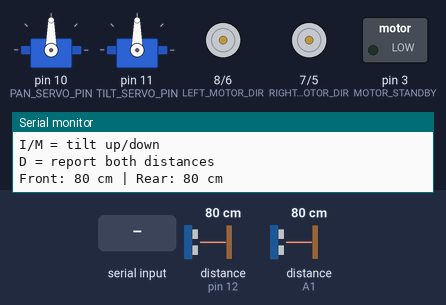
A sketch run on a simulated Arduino Uno, built with avr-gcc and run on an emulated ATmega328P. On the bench: 2 × servo, direction and speed pins drawn as motors (green arrow = direction pin HIGH = forward, orange = LOW = backward, longer = more drive, stopped while the standby pin is LOW), switched loads named in the sketch (green lamp = pin HIGH), the last lines printed to the serial monitor. Wiring (inferred from the names in the program): 2 × ultrasonic range finder: trigger pin 13, echo pin 12 / trigger A0, echo A1. Inputs (shaded band) come from the test bench; at power-on: distance to the obstacle (sensors on pin 12, A1) 80 cm. The echo pulse lasts 58.3 µs per cm; pins used as bus, display or sensor lines are not drawn.

Above: at 1.9 s.
2.0 s: "F" received over Serial
At 2.15 s:
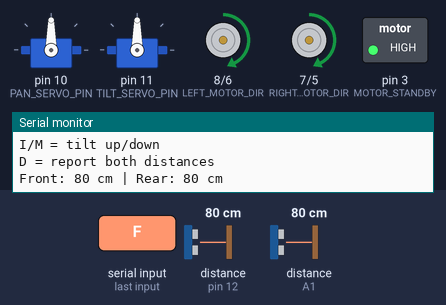
3.8 s: "B" received over Serial
At 3.95 s:
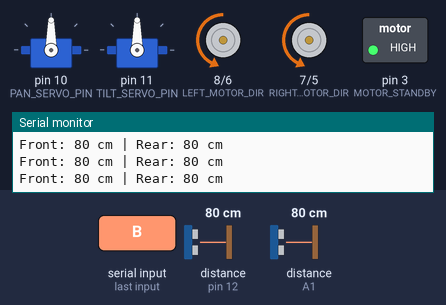
5.6 s: "L" received over Serial
At 5.75 s:
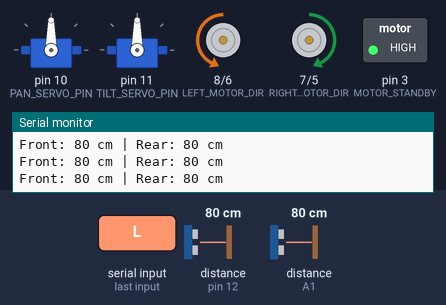
7.4 s: "R" received over Serial
At 7.55 s:
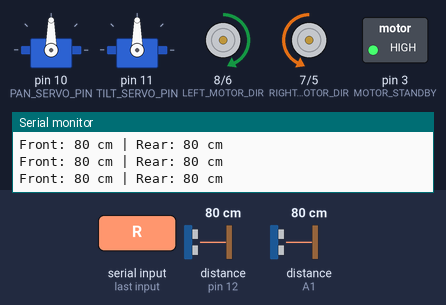
9.2 s: "J" received over Serial
At 10.4 s:
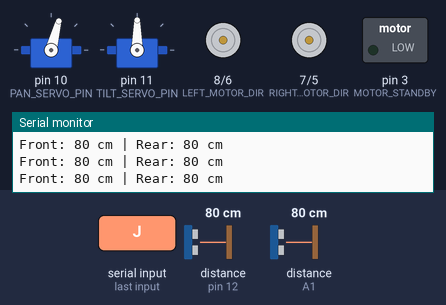
10.7 s: "K" received over Serial
At 11.7 s:
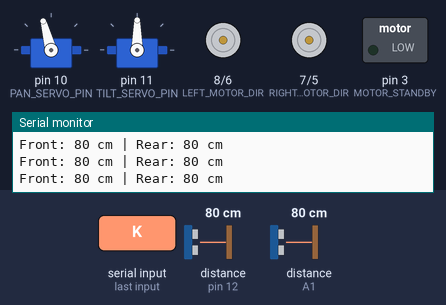
Timing chart, 0 to 13.2 s (numbered marks = the images above; inputs shaded):
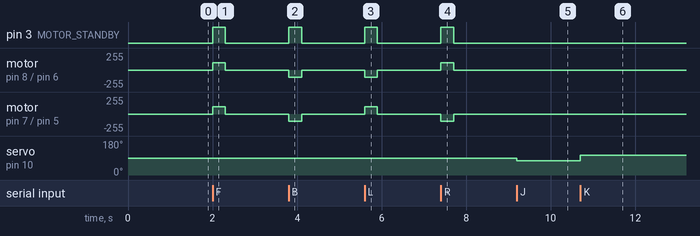

Measured:
- after the input at 2.0 s, pin 3 (MOTOR_STANDBY): LOW → HIGH at once, → LOW 0.30 s later; motor on pin 8 (LEFT_MOTOR_DIR) / pin 6 (LEFT_MOTOR_PWM), motor on pin 7 (RIGHT_MOTOR_DIR) / pin 5 (RIGHT_MOTOR_PWM): stopped → forward 110/255 at once, → stopped 0.30 s later
- after the input at 3.8 s, pin 3 (MOTOR_STANDBY): LOW → HIGH at once, → LOW 0.30 s later; motor on pin 8 (LEFT_MOTOR_DIR) / pin 6 (LEFT_MOTOR_PWM), motor on pin 7 (RIGHT_MOTOR_DIR) / pin 5 (RIGHT_MOTOR_PWM): stopped → backward 110/255 at once, → stopped 0.30 s later
- after the input at 5.6 s, pin 3 (MOTOR_STANDBY): LOW → HIGH at once, → LOW 0.30 s later; motor on pin 8 (LEFT_MOTOR_DIR) / pin 6 (LEFT_MOTOR_PWM): stopped → backward 110/255 at once, → stopped 0.30 s later; motor on pin 7 (RIGHT_MOTOR_DIR) / pin 5 (RIGHT_MOTOR_PWM): stopped → forward 110/255 at once, → stopped 0.30 s later
- after the input at 7.4 s, pin 3 (MOTOR_STANDBY): LOW → HIGH at once, → LOW 0.30 s later; motor on pin 8 (LEFT_MOTOR_DIR) / pin 6 (LEFT_MOTOR_PWM): stopped → forward 110/255 at once, → stopped 0.30 s later; motor on pin 7 (RIGHT_MOTOR_DIR) / pin 5 (RIGHT_MOTOR_PWM): stopped → backward 110/255 at once, → stopped 0.30 s later
- after the input at 9.2 s, servo on pin 10 (PAN_SERVO_PIN): 90° → 75° at once
- after the input at 10.7 s, servo on pin 10 (PAN_SERVO_PIN): 75° → 105° at once

The sketch:

IndoorSecurityRover.ino
```cpp
#include <Servo.h>

// Indoor Security Rover - controlled hardware test
// ELEGOO Smart Robot Car V4.0 shield pin assignments.

// Motor driver pins
const uint8_t RIGHT_MOTOR_PWM = 5;
const uint8_t LEFT_MOTOR_PWM  = 6;
const uint8_t RIGHT_MOTOR_DIR = 7;
const uint8_t LEFT_MOTOR_DIR  = 8;
const uint8_t MOTOR_STANDBY   = 3;

// Pan-tilt servo pins
const uint8_t PAN_SERVO_PIN  = 10;
const uint8_t TILT_SERVO_PIN = 11;

// Front ultrasonic sensor (shield ultrasonic connector)
const uint8_t FRONT_TRIG_PIN = 13;
const uint8_t FRONT_ECHO_PIN = 12;

// Rear ultrasonic sensor (unused line-tracking inputs)
const uint8_t REAR_TRIG_PIN = A0;
const uint8_t REAR_ECHO_PIN = A1;

// Conservative starting values
const uint8_t TEST_SPEED = 110;
const unsigned long MOTOR_TEST_TIME_MS = 300;
const uint16_t FRONT_STOP_DISTANCE_CM = 25;
const uint16_t REAR_STOP_DISTANCE_CM = 20;

Servo panServo;
Servo tiltServo;

unsigned long lastDistanceReport = 0;

uint16_t readDistanceCm(uint8_t triggerPin, uint8_t echoPin)
{
  digitalWrite(triggerPin, LOW);
  delayMicroseconds(2);
  digitalWrite(triggerPin, HIGH);
  delayMicroseconds(10);
  digitalWrite(triggerPin, LOW);

  const unsigned long duration = pulseIn(echoPin, HIGH, 20000UL);

  // Zero means no echo was received. Treat that as invalid, not clear.
  if (duration == 0) {
    return 0;
  }

  return static_cast<uint16_t>(duration / 58UL);
}

void stopMotors()
{
  analogWrite(RIGHT_MOTOR_PWM, 0);
  analogWrite(LEFT_MOTOR_PWM, 0);
  digitalWrite(MOTOR_STANDBY, LOW);
}

void driveMotors(int16_t leftSpeed, int16_t rightSpeed)
{
  const uint8_t leftPwm = constrain(abs(leftSpeed), 0, 255);
  const uint8_t rightPwm = constrain(abs(rightSpeed), 0, 255);

  if (leftPwm == 0 && rightPwm == 0) {
    stopMotors();
    return;
  }

  digitalWrite(MOTOR_STANDBY, HIGH);
  digitalWrite(LEFT_MOTOR_DIR, leftSpeed >= 0 ? HIGH : LOW);
  digitalWrite(RIGHT_MOTOR_DIR, rightSpeed >= 0 ? HIGH : LOW);
  analogWrite(LEFT_MOTOR_PWM, leftPwm);
  analogWrite(RIGHT_MOTOR_PWM, rightPwm);
}

void runMotorPulse(int16_t leftSpeed, int16_t rightSpeed)
{
  driveMotors(leftSpeed, rightSpeed);
  delay(MOTOR_TEST_TIME_MS);
  stopMotors();
}

void reportDistances()
{
  const uint16_t frontDistance = readDistanceCm(FRONT_TRIG_PIN, FRONT_ECHO_PIN);

  // Prevent the rear sensor from hearing the front sensor's pulse.
  delay(50);

  const uint16_t rearDistance = readDistanceCm(REAR_TRIG_PIN, REAR_ECHO_PIN);

  Serial.print(F("Front: "));
  if (frontDistance == 0) {
    Serial.print(F("no echo"));
  } else {
    Serial.print(frontDistance);
    Serial.print(F(" cm"));
  }

  Serial.print(F(" | Rear: "));
  if (rearDistance == 0) {
    Serial.println(F("no echo"));
  } else {
    Serial.print(rearDistance);
    Serial.println(F(" cm"));
  }
}

void printCommands()
{
  Serial.println(F("Indoor Security Rover hardware test"));
  Serial.println(F("Raise the drive wheels before motor testing."));
  Serial.println(F("F = forward pulse"));
  Serial.println(F("B = backward pulse"));
  Serial.println(F("L = left-turn pulse"));
  Serial.println(F("R = right-turn pulse"));
  Serial.println(F("X = stop"));
  Serial.println(F("C = center camera"));
  Serial.println(F("J/K = pan left/right"));
  Serial.println(F("I/M = tilt up/down"));
  Serial.println(F("D = report both distances"));
}

void handleCommand(char command)
{
  switch (command) {
    case 'F': {
      const uint16_t frontDistance = readDistanceCm(FRONT_TRIG_PIN, FRONT_ECHO_PIN);
      if (frontDistance >= FRONT_STOP_DISTANCE_CM) {
        runMotorPulse(TEST_SPEED, TEST_SPEED);
      } else {
        stopMotors();
        Serial.println(F("Forward blocked: front obstacle or invalid reading."));
      }
      break;
    }

    case 'B': {
      const uint16_t rearDistance = readDistanceCm(REAR_TRIG_PIN, REAR_ECHO_PIN);
      if (rearDistance >= REAR_STOP_DISTANCE_CM) {
        runMotorPulse(-TEST_SPEED, -TEST_SPEED);
      } else {
        stopMotors();
        Serial.println(F("Reverse blocked: rear obstacle or invalid reading."));
      }
      break;
    }

    case 'L':
      runMotorPulse(-TEST_SPEED, TEST_SPEED);
      break;

    case 'R':
      runMotorPulse(TEST_SPEED, -TEST_SPEED);
      break;

    case 'X':
      stopMotors();
      break;

    case 'C':
      panServo.write(90);
      tiltServo.write(90);
      break;

    case 'J':
      panServo.write(75);
      break;

    case 'K':
      panServo.write(105);
      break;

    case 'I':
      tiltServo.write(75);
      break;

    case 'M':
      tiltServo.write(105);
      break;

    case 'D':
      reportDistances();
      break;

    default:
      break;
  }
}

void setup()
{
  // Keep the motor driver disabled throughout startup.
  pinMode(RIGHT_MOTOR_PWM, OUTPUT);
  pinMode(LEFT_MOTOR_PWM, OUTPUT);
  pinMode(RIGHT_MOTOR_DIR, OUTPUT);
  pinMode(LEFT_MOTOR_DIR, OUTPUT);
  pinMode(MOTOR_STANDBY, OUTPUT);
  stopMotors();

  pinMode(FRONT_TRIG_PIN, OUTPUT);
  pinMode(FRONT_ECHO_PIN, INPUT);
  pinMode(REAR_TRIG_PIN, OUTPUT);
  pinMode(REAR_ECHO_PIN, INPUT);

  digitalWrite(FRONT_TRIG_PIN, LOW);
  digitalWrite(REAR_TRIG_PIN, LOW);

  panServo.attach(PAN_SERVO_PIN, 500, 2400);
  tiltServo.attach(TILT_SERVO_PIN, 500, 2400);
  panServo.write(90);
  tiltServo.write(90);

  Serial.begin(9600);
  delay(500);
  printCommands();
}

void loop()
{
  if (Serial.available() > 0) {
    char command = Serial.read();

    if (command >= 'a' && command <= 'z') {
      command = command - ('a' - 'A');
    }

    handleCommand(command);
  }

  if (millis() - lastDistanceReport >= 1000UL) {
    lastDistanceReport = millis();
    reportDistances();
  }
}
```
